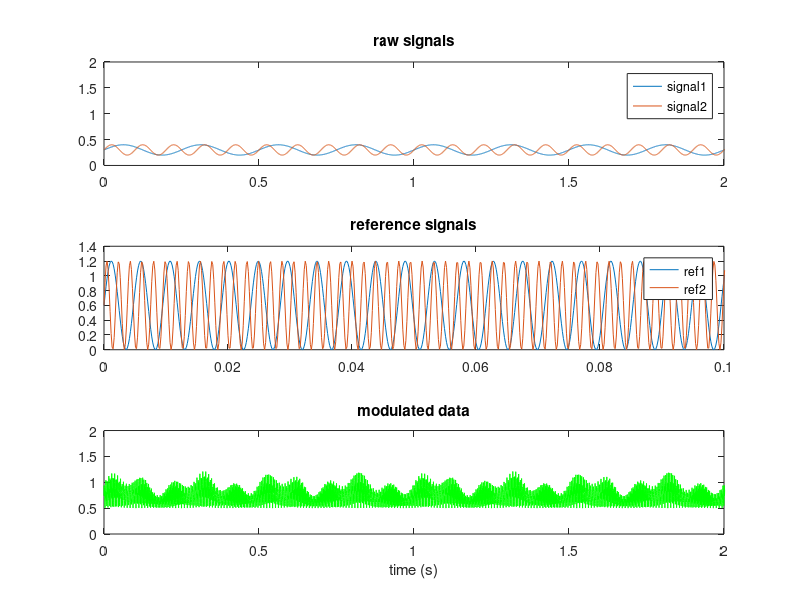
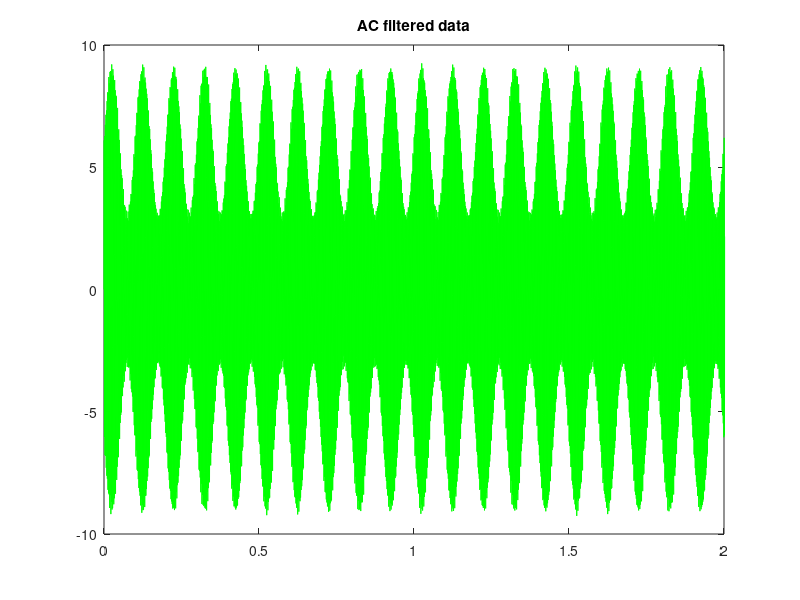
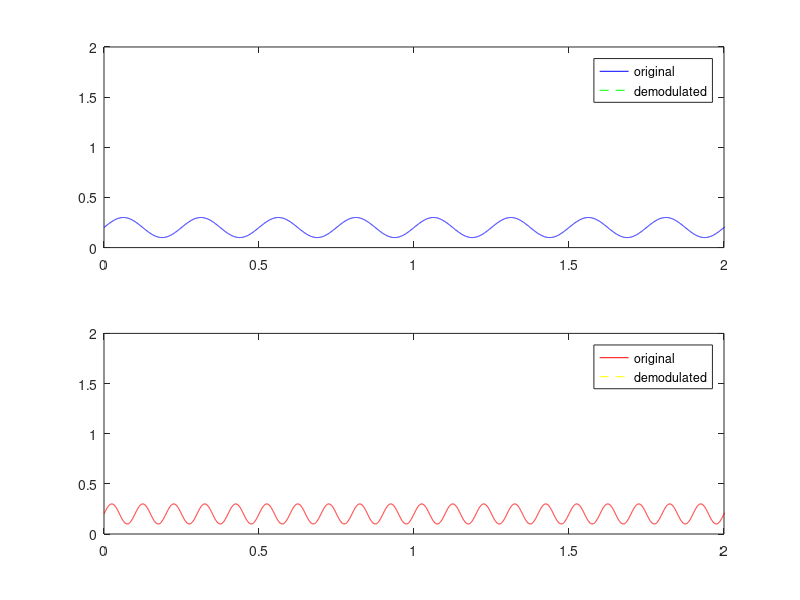

Write MATLAB code to recreate these figures, in order. (Note: this script raises an error after producing the figures.)

% Fitz Sturgill 2018
%% make dummy data 
 

Fs_raw = 6100;
Fs = 610;


duration = 10;
t = linspace(0, duration, duration * Fs_raw);
f1 = 4; % 5hz for ch1 and 2
f2 = 10;
fmod1 = 211;
fmod2 = 531;
refAmp = 0.6;
sigAmp = 0.1;
sig1 = sin(2*pi*f1 * t) * sigAmp + (sigAmp + 0.1); % signals with offset to mimic real calcium data
sig2 = sin(2*pi*f2*t) * sigAmp + (sigAmp + 0.1);   % signals with offset to mimic real calcium data

ref1 = sin(2*pi*fmod1 * t);
ref2 = sin(2*pi*fmod2 * t);

mod = sig1 .* (ref1 * refAmp + refAmp) + sig2 .* (ref2 * refAmp + refAmp);
    mod = mod + 0.5; % add an offset to mimic dark current/voltage of photodetector

figure; subplot(3,1,1);   plot(t, [sig1' + 0.1, sig2' + 0.1]); set(gca, 'XLim', [0 2], 'YLim', [0 2]); legend('signal1', 'signal2'); title('raw signals');
subplot(3,1,2); plot(t, [ref1' * refAmp + refAmp, ref2' * refAmp + refAmp]); set(gca, 'XLim', [0 0.1]); title('reference signals'); legend('ref1', 'ref2');
subplot(3,1,3); plot(t, mod, 'g');  set(gca, 'XLim', [0 2]); set(gca, 'YLim', [0 2]); title('modulated data'); xlabel('time (s)');
 
 
 %% AC filter modulated data and plot filtered version of signal
 figure;
 [z,p,k] = butter(5, 25/(Fs_raw/2), 'high'); % 25Hz cutoff frequency normalized to maximum component frequency (1/2 sample rate according to Nyquist theorem)
[sos, g] = zp2sos(z,p,k);
mod_filt = filtfilt(sos, g, mod);
plot(t, mod_filt , 'g');  set(gca, 'XLim', [0 2]);
title('AC filtered data');

%% demodulate the synthetic data and compare to original prior to modulation
figure;
subplot(2,1,1); title('signal 1');
% make lowpass filter
[z,p,k] = butter(5, 15/(Fs_raw/2), 'low'); % 15Hz cutoff frequency normalized to maximum component frequency (1/2 sample rate according to Nyquist theorem)
[sos, g] = zp2sos(z,p,k);

ref_0 = ref1;
ref_90 = sin(2*pi*fmod1 * t + pi/2); % phase shift by 90 degrees
mixed_0 = mod_filt .* ref_0;
mixed_90 = mod_filt .* ref_90;

mixed_0_filt = filtfilt(sos, g, mixed_0);
mixed_90_filt = filtfilt(sos, g, mixed_90);

demod = (mixed_0_filt .^2 + mixed_90_filt .^2) .^(1/2); % take pythagorean distance
demod = demod * 2 / refAmp;

 plot(t, sig1, 'b'); hold on; plot(t, demod, 'g--'); set(gca, 'XLim', [0 2], 'YLim', [0 2]);
legend('original', 'demodulated');

% signal 2
subplot(2,1,2); title('signal 2');
ref_0 = ref2;
ref_90 = sin(2*pi*fmod2 * t + pi/2); % phase shift by 90 degrees
mixed_0 = mod_filt .* ref_0;
mixed_90 = mod_filt .* ref_90;

mixed_0_filt = filtfilt(sos, g, mixed_0);
mixed_90_filt = filtfilt(sos, g, mixed_90);

demod = (mixed_0_filt .^2 + mixed_90_filt .^2) .^(1/2); % take pythagorean distance
demod = demod * 2 / refAmp;

 plot(t, sig2, 'r'); hold on; plot(t, demod, 'y--'); set(gca, 'XLim', [0 2], 'YLim', [0 2]);
legend('original', 'demodulated');
%% FFT of modulated data



Y = fft(mod_filt);
L = length(mod_filt);
P2 = abs(Y/length(mod_filt));
P1 = P2(1:L/2 + 1);
P1(2:end-1) = 2 * P1(2:end-1);
f = Fs_raw * (0:(L/2))/L;

ensureFigure('fft', 1); plot(f, P1);
set(gca, 'XLim', [0 1000]); xlabel('frequency (Hz)');



